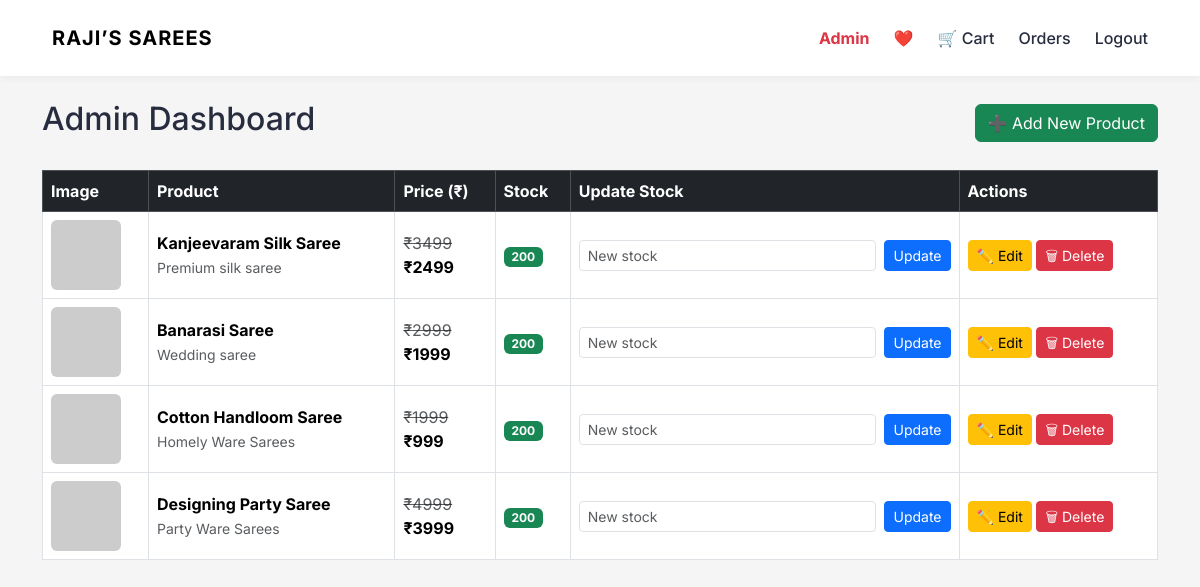
The app's page /admin/dashboard (signed in) with its own data.
### app.py (models this page shows)
class Product(db.Model):
    id = db.Column(db.Integer, primary_key=True)
    name = db.Column(db.String(150), nullable=False)
    mrp = db.Column(db.Integer, nullable=False)
    price = db.Column(db.Integer, nullable=False)
    stock = db.Column(db.Integer, nullable=False)
    image = db.Column(db.String(300), nullable=False)
    description = db.Column(db.Text, nullable=False)

### app.py (the view)
@app.route("/admin/dashboard")
@login_required
def admin_dashboard():
    if not current_user.is_admin:
        abort(403)
    products = Product.query.all()
    return render_template(
        "admin/dashboard.html",
        products=products
    )

### app.py (called while the page is built)
@login_manager.user_loader
def load_user(user_id):
    return User.query.get(int(user_id))

@app.context_processor
def inject_cart_count():
    if current_user.is_authenticated:
        count = db.session.query(
            func.sum(CartItem.quantity)
        ).filter_by(user_id=current_user.id).scalar()
        return {"cart_count": count or 0}
    return {"cart_count": 0}

### templates/admin/dashboard.html
{% extends "base.html" %}
{% block content %}
<div class="d-flex justify-content-between align-items-center mb-4">
  <h2>Admin Dashboard</h2>
  <a href="/admin/product/add" class="btn btn-success">
    ➕ Add New Product
  </a>
</div>
<div class="table-responsive">
  <table class="table table-bordered align-middle">
    <thead class="table-dark">
      <tr>
        <th>Image</th>
        <th>Product</th>
        <th>Price (₹)</th>
        <th>Stock</th>
        <th>Update Stock</th>
        <th>Actions</th>
      </tr>
    </thead>
    <tbody>
      {% for product in products %}
      <tr>
        <td>
          <img src="{{ product.image }}" width="70" class="rounded">
        </td>
        <td>
          <strong>{{ product.name }}</strong><br>
          <small class="text-muted">{{ product.description }}</small>
        </td>
        <td>
          <del class="text-muted">₹{{ product.mrp }}</del><br>
          <strong>₹{{ product.price }}</strong>
        </td>
        <td>
          {% if product.stock > 10 %}
            <span class="badge bg-success">{{ product.stock }}</span>
          {% elif product.stock > 0 %}
            <span class="badge bg-warning text-dark">{{ product.stock }}</span>
          {% else %}
            <span class="badge bg-danger">Out of stock</span>
          {% endif %}
        </td>
        <td>
          <form
            method="POST"
            action="/admin/update-stock/{{ product.id }}"
            class="d-flex gap-2"
          >
            <input
              type="number"
              name="stock"
              min="0"
              class="form-control form-control-sm"
              placeholder="New stock"
              required
            >
            <button class="btn btn-sm btn-primary">Update</button>
          </form>
        </td>
        <td>
          <a
            href="/admin/product/edit/{{ product.id }}"
            class="btn btn-sm btn-warning"
          >
            ✏️ Edit
          </a>
          <a
            href="/admin/product/delete/{{ product.id }}"
            class="btn btn-sm btn-danger"
            onclick="return confirm('Delete this product?')"
          >
            🗑 Delete
          </a>
        </td>
      </tr>
      {% endfor %}
    </tbody>
  </table>
</div>
{% endblock %}

### templates/base.html (shortened to what this page needs)
<!DOCTYPE html>
<html lang="en">
<head>
    <link href="https://cdn.jsdelivr.net/npm/bootstrap@5.3.3/dist/css/bootstrap.min.css" rel="stylesheet">
    <link rel="stylesheet" href="{{ url_for('static', filename='css/style.css') }}">
</head>
<body>
<div class="toast-container position-fixed top-0 end-0 p-3">
</div>
<nav class="navbar navbar-expand-lg myntra-navbar">
  <div class="container">
    <a class="navbar-brand brand-logo" href="/">RAJI’S SAREES</a>
    <div class="ms-auto d-flex align-items-center gap-4">
      {% if current_user.is_authenticated %}
        {% if current_user.is_admin %}
          <a href="/admin/dashboard" class="nav-icon fw-bold text-danger">
            Admin
          </a>
        {% endif %}
        <a href="/wishlist" class="nav-icon">
          ❤️
        </a>
        <a href="/cart" class="nav-icon position-relative">
          🛒 Cart
        </a>
        <a href="/orders" class="nav-icon">Orders</a>
        <a href="/logout" class="nav-icon">Logout</a>
      {% else %}
        <a href="/login" class="nav-icon">Login</a>
        <a href="/register" class="nav-icon">Register</a>
      {% endif %}
    </div>
  </div>
</nav>
<div class="container mt-4">
    {% block content %}{% endblock %}
</div>
</body>
</html>

### static/css/style.css (style rules this page uses)
* { margin: 0; padding: 0; box-sizing: border-box; }
body { font-family: 'Inter', sans-serif; background-color: #f5f5f6; color: #282c3f; }
body { background-color: #f5f5f5; }
.myntra-navbar { background: #ffffff; padding: 15px 0; box-shadow: 0 2px 10px rgba(0,0,0,0.05); }
.brand-logo { font-weight: 700; letter-spacing: 1px; }
.nav-icon { text-decoration: none; font-weight: 500; color: #282c3f; }
button { transition: all 0.3s ease; }
.navbar { display: flex; justify-content: space-between; align-items: center; padding: 18px 40px; background: #fff; box-shadow: 0 2px 8px rgba(0,0,0,0.05); }

### records on screen
Product: name "Kanjeevaram Silk Saree", description "Premium silk saree", mrp "3499", price "2499", stock "200"
Product: name "Banarasi Saree", description "Wedding saree", mrp "2999", price "1999", stock "200"
Product: name "Cotton Handloom Saree", description "Homely Ware Sarees", mrp "1999", price "999", stock "200"
Product: name "Designing Party Saree", description "Party Ware Sarees", mrp "4999", price "3999", stock "200"
